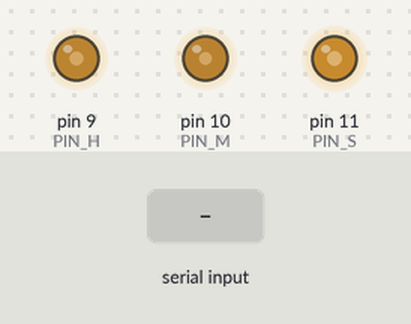
Recording of a sketch running on a simulated Arduino Uno, built with avr-gcc and run on an emulated ATmega328P. Parts: output pins drawn as LEDs (lit = HIGH). The test bench sets the inputs (shaded band). The local clock reads 2024-03-15 10:24:30 at power-on unless the sketch sets it; what the sketch prints to the serial monitor is not drawn.

Above: at 1.2 s.
1.3 s: "90:45:200\n" received over Serial
At 3.7 s:
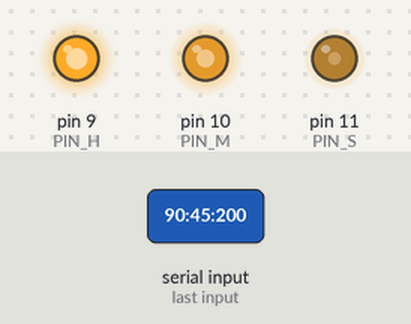
4.3 s: "30:150:10\n" received over Serial
At 7.1 s:
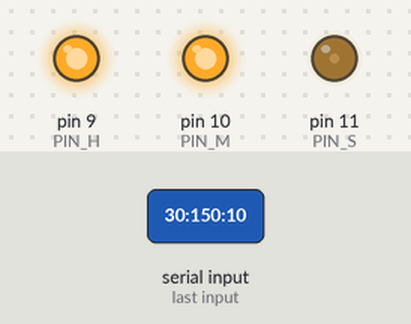
7.3 s: "90:45\n" received over Serial
At 10.1 s:
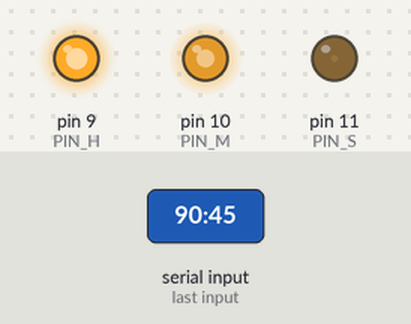
10.3 s: "60\n" received over Serial
At 12.7 s:
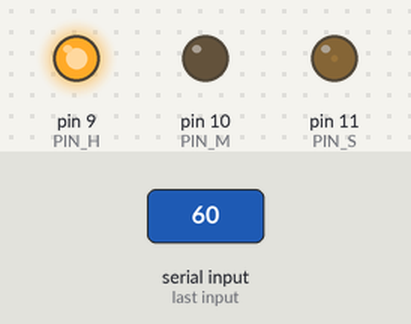
13.3 s: "24\n" received over Serial
At 16.1 s:
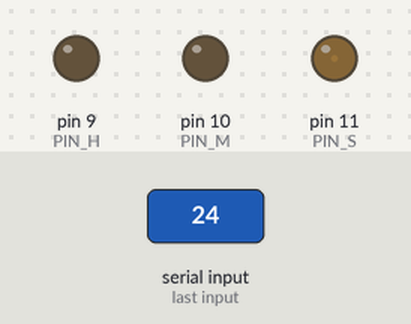
16.3 s: "5\n" received over Serial
At 17.6 s:
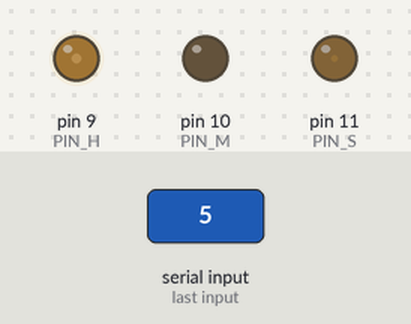
Timing chart, 0 to 34.8 s (numbered marks = the images above; inputs shaded):
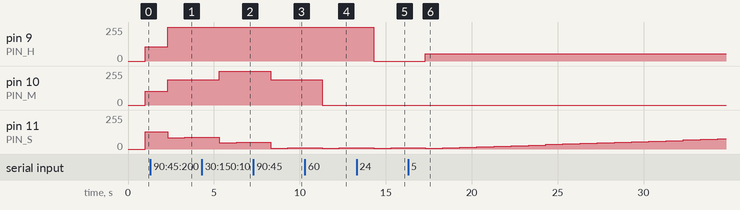

The sketch:

clock_sketch.ino
```cpp
/* Descr.  : Analog clock using 3x 5v voltmeter gauges
 * Author  : Caille Jimmy
 * Usage   : Enter hh:mm:ss in console to update RTC module
 * Library : https://github.com/NorthernWidget/DS3231 available in lib manager
 * Wiring  :
 *
 * Arduino DS3231 Gauges
 * GND     GND
 * 5V      VCC
 * A4      SDA
 * A5      SCL
 * D9             Hours
 * D10            Minutes
 * D11            Seconds
 *
 * Infos about PWM pins on Arduino Uno, Nano, Mini
 * PINs      : 3, 5, 6, 9, 10, 11
 * Frequency : 490 Hz (pins 5 and 6: 980 Hz)
 *
 * The PWM outputs generated on pins 5 and 6 will have higher-than-expected duty cycles.
 * This is because of interactions with the millis() and delay() functions,
 * which share the same internal timer used to generate those PWM outputs.
 * This will be noticed mostly on low duty-cycle settings (e.g. 0 - 10)
 * and may result in a value of 0 not fully turning off the output on pins 5 and 6.
 */

#define PIN_H 9
#define PIN_M 10
#define PIN_S 11
#define RTC_UPD 600000//in ms
#define CLK_UPD 1000  //in ms
#define DEBUG false

#include <Wire.h>
#include "DS3231.h"

DS3231 RTC;

byte h,m,s;
unsigned long lastTimeRTC = 0;
unsigned long lastTimeUPD = 0;
bool h12 = false;
bool PM;

void setup() {
  Serial.begin(9600);
  Serial.println(F("START"));
  Wire.begin();

  RTC.setClockMode(h12);
  h = RTC.getHour(h12,PM);
  m = RTC.getMinute();
  s = RTC.getSecond();

  pinMode(PIN_H, OUTPUT);
  pinMode(PIN_M, OUTPUT);
  pinMode(PIN_S, OUTPUT);
}

void loop() {
  if(Serial.available()){
    String input = Serial.readStringUntil("\n");
    h = getValue(input,':',0).toInt();
    m = getValue(input,':',1).toInt();
    s = getValue(input,':',2).toInt();
    RTC.setHour(h);
    RTC.setMinute(m);
    RTC.setSecond(s);
    if(DEBUG) Serial.print(F("TIME UPDATED "));
    if(DEBUG) printTime();
  }
  if(millis() - lastTimeRTC > RTC_UPD){
    lastTimeRTC = millis();
    h = RTC.getHour(h12,PM);
    m = RTC.getMinute();
    s = RTC.getSecond();
  }
  if(millis() - lastTimeUPD > CLK_UPD){
    lastTimeUPD = millis();
    s++;
    if(s==60){
      s=0;
      m++;
    }
    if(m==60){
      m=0;
      h++;
    }
    if(h==24){
      h=0;
    }
    if(DEBUG) printTime();
    updateCluster(h,m,s);
  }
}
void printTime(){
  Serial.print(F("Time is : "));
  Serial.print(h);
  Serial.print(":");
  Serial.print(m);
  Serial.print(":");
  Serial.println(s);
}
void updateCluster(int h, int m, int s){
  analogWrite(PIN_H,map(h,0,24,0,255));
  analogWrite(PIN_M,map(m,0,60,0,255));
  analogWrite(PIN_S,map(s,0,60,0,255));
}
//https://arduino.stackexchange.com/questions/1013/how-do-i-split-an-incoming-string
String getValue(String data, char separator, int index){
  int found = 0;
  int strIndex[] = { 0, -1 };
  int maxIndex = data.length() - 1;
  for (int i = 0; i <= maxIndex && found <= index; i++) {
    if (data.charAt(i) == separator || i == maxIndex) {
      found++;
      strIndex[0] = strIndex[1] + 1;
      strIndex[1] = (i == maxIndex) ? i+1 : i;
    }
  }
  return found > index ? data.substring(strIndex[0], strIndex[1]) : "";
}
```

Measured:
- after the input at 1.3 s, pin 9 (PIN_H): 106/255 → 255/255 after 1.0 s; pin 10 (PIN_M): 102/255 → 191/255 after 1.0 s
- after the input at 4.3 s, pin 10 (PIN_M): 191/255 → 255/255 after 1.0 s
- after the input at 7.3 s, pin 10 (PIN_M): 255/255 → 191/255 after 1.0 s
- after the input at 10.3 s, pin 10 (PIN_M): 191/255 → 0/255 after 1.0 s
- after the input at 13.3 s, pin 9 (PIN_H): 255/255 → 0/255 after 1.0 s
- after the input at 16.3 s, pin 9 (PIN_H): 0/255 → 53/255 after 1.0 s
